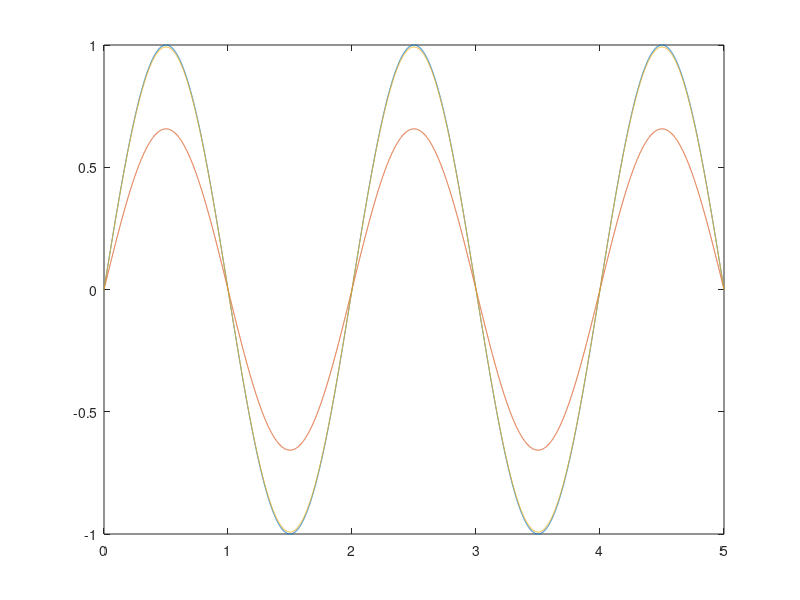

Reproduce this figure in MATLAB. (Note: this script raises an error after producing the figure.)
%% fading memory filter
clear all; close all; clc;

beta = 0.7;
T=0.0005;
time=0:T:5;
f=0.5;

Xkbar=zeros(3,1);

yk=sin(2*pi*f*time);

F=[1 T 0.5*T^2; 0 1 T; 0 0 1];
H=[0 0 1];
kf=[1-beta^3; (1.5*(1-beta)^2*(1+beta))/T; (1-beta)^3/T^2]

Xkhat=Xkbar+kf*(yk-H*Xkbar);
Xkbar=F*Xkhat;

plot(time,yk)
hold on
plot(time,Xkhat(1,:))


%%

for i=0.2:0.2:1

    beta=i;
    Xkbar=zeros(3,1);

    yk=sin(2*pi*f*time);

    F=[1 T 0.5*T^2; 0 1 T; 0 0 1];
    H=[0 0 1];
    kf=[1-beta^3; (1.5*(1-beta)^2*(1+beta))/T; (1-beta)^3/T^2]

    Xkhat=Xkbar+kf*(yk-H*Xkbar);
    Xkbar=F*Xkhat;

    hold on
    plot(time,Xkhat(1,:))
    leg(i)=sprintf("beta%f",i)
    legend(leg)

end

plot(time,yk)